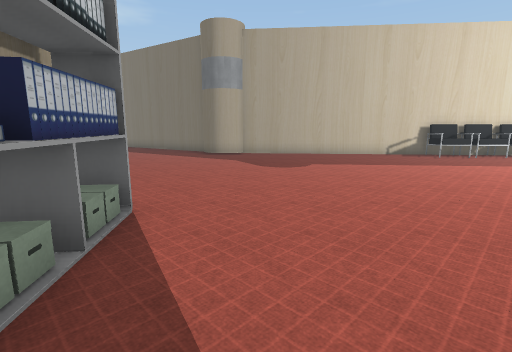
view 1 (above)

15 first-person views from a walk through a scene from a Unity 3-D project. The camera is 1.4 m above the floor, tilts 10° down and sees 85° across. Doors are open. The floor is counted in squares, 1 m on a side. Each view is taken from the middle of a square. On the plan, view 1 faces up. The plan holds only what a view shows up to about 14 squares ahead; the rest is blank. The place goes on beyond the plan. The player character is not drawn. Some surface patterns are stand-ins.

view 2
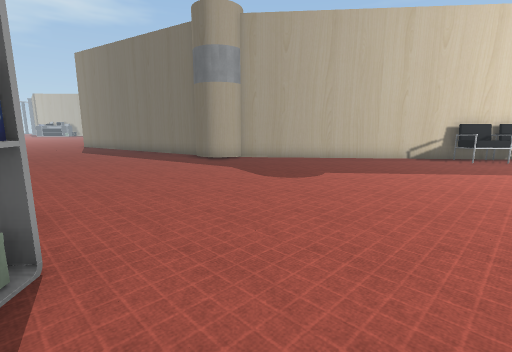

view 3
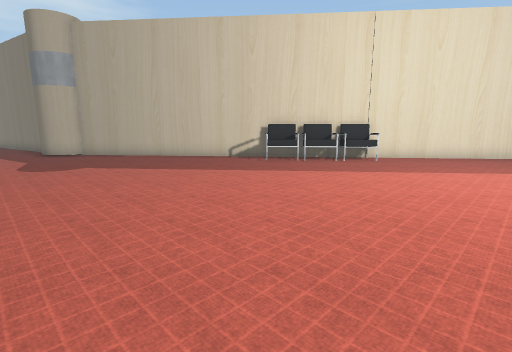

view 4
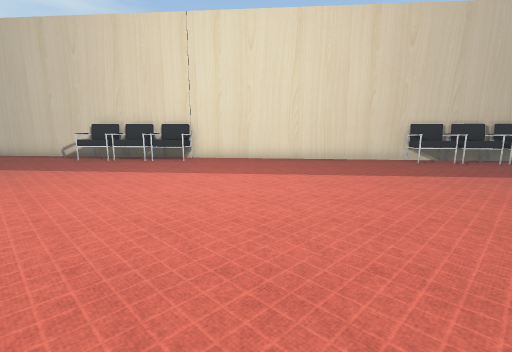

view 5
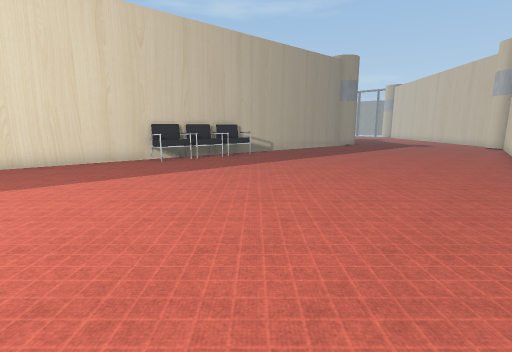

view 6
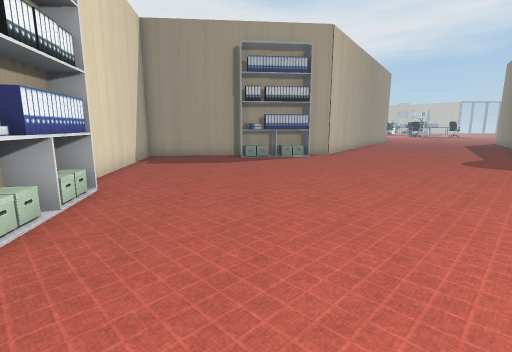

view 7
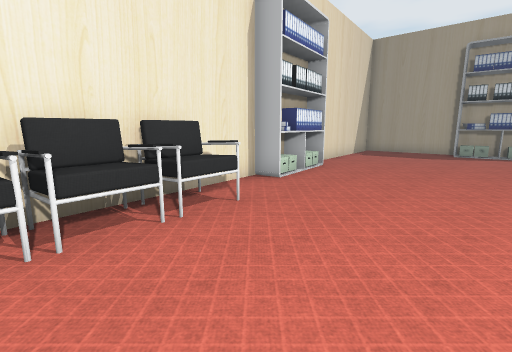

view 8
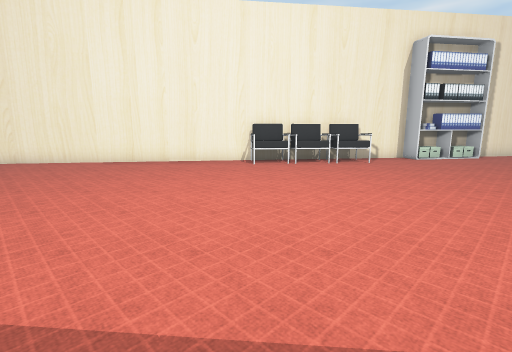

view 9
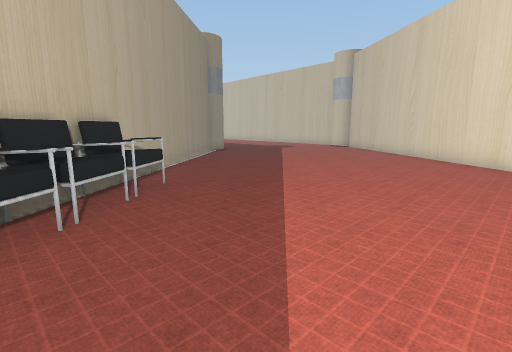

view 10
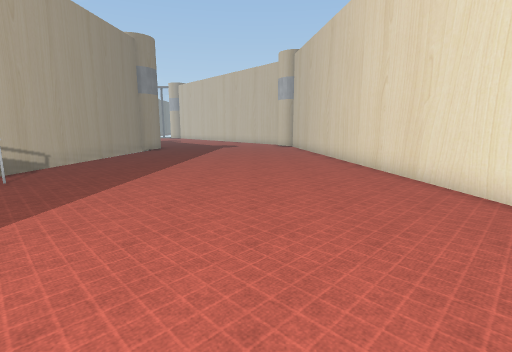

view 11
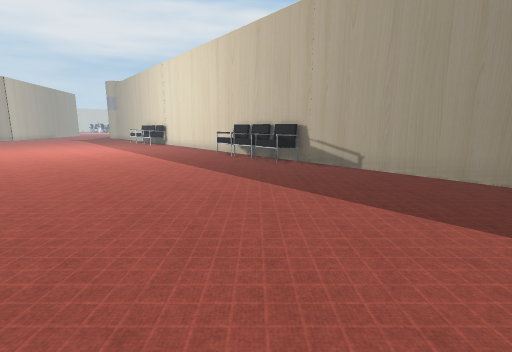

view 12
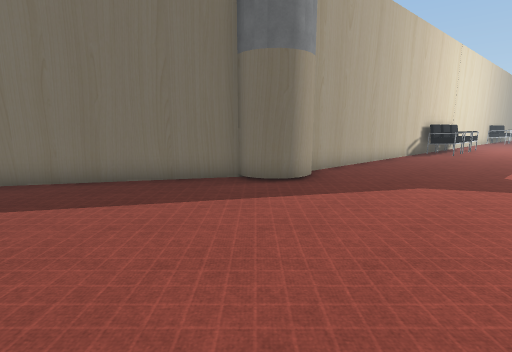

view 13
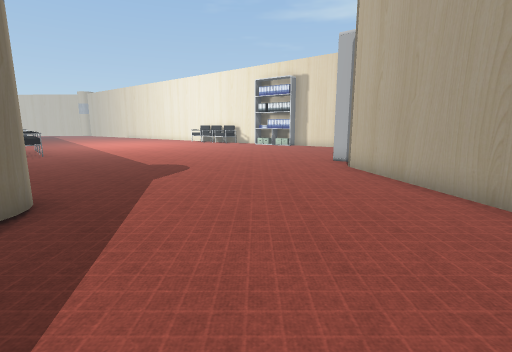

view 14
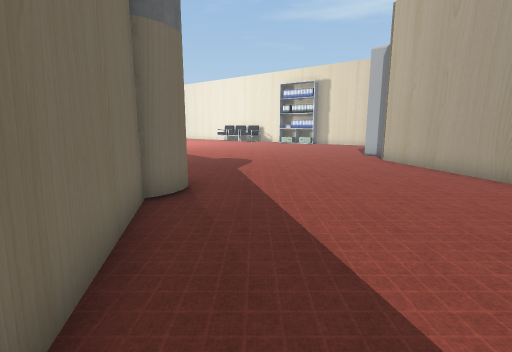

view 15
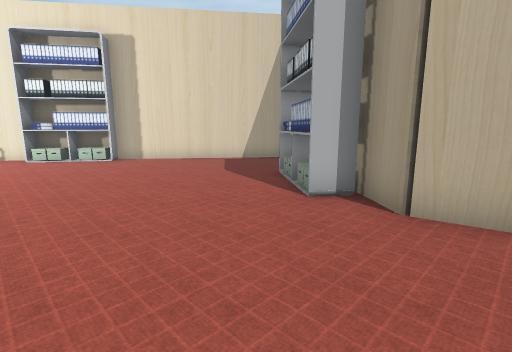

### Floor plan
Points are (right, up) in squares from view 1. A wall is a line through its corners. A room is listed if a view was taken in it or the views show most of it. See-through windows are left out.
Room 1 (views 1, 2, 3, 4, 5, 6, 7, 8, 9, 10, 11, 12, 13, 14, 15)
walls: (12.5, -1.2) (34.2, 1.7); (7.4, -1.9) (10.9, -1.4); (-2.8, 15.8) (-7.8, 19); (-7.9, 8.9) (-3.3, 5.7) (-2.5, -3.2) (5.6, -2.1); (34.2, 11.9) (-0.5, 15)
ways out: opening at (27, 13)
objects: other object (-2, 1) to (-2, 4); other object (6, -2) to (8, -1); chair (9, 13) to (10, 13); chair (11, -1) to (12, 0); chair (11, 13); chair (12, 0) to (13, 0); chair (12, 13) to (13, 13); chair (14, 0) to (15, 0); chair (22, 12) to (23, 12); chair (24, 12) to (25, 12); chair (26, 11) to (27, 12)

Where each view was taken, in squares from view 1:
view 1: 0 up, 0 right, facing up
view 2: 2 up, 0 right, facing up
view 3: 1 up, 8 right, facing up
view 4: 1 up, 16 right, facing up
view 5: 1 up, 17 right, facing up-right
view 6: 2 up, 11 right, facing left
view 7: 4 up, 14 right, facing down-left
view 8: 11 up, 15 right, facing down
view 9: 9 up, 20 right, facing right
view 10: 5 up, 20 right, facing right
view 11: 3 up, 34 right, facing up-left
view 12: 10 up, 8 left, facing up-right
view 13: 15 up, 8 left, facing down-right
view 14: 18 up, 8 left, facing down-right
view 15: 10 up, 1 left, facing down
